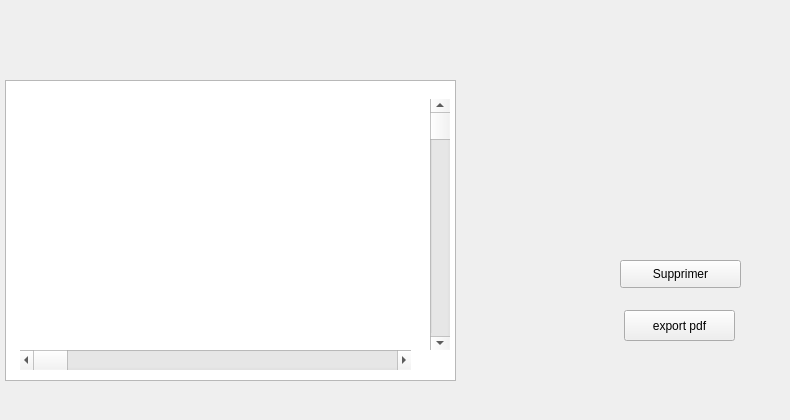
      <widget class="QWidget" name="tab_12">
       <attribute name="title">
        <string>Notification</string>
       </attribute>
       <widget class="QListView" name="listView">
        <property name="geometry">
         <rect>
          <x>5</x>
          <y>80</y>
          <width>451</width>
          <height>301</height>
         </rect>
        </property>
       </widget>
       <widget class="QScrollBar" name="horizontalScrollBar">
        <property name="geometry">
         <rect>
          <x>20</x>
          <y>350</y>
          <width>391</width>
          <height>20</height>
         </rect>
        </property>
        <property name="orientation">
         <enum>Qt::Horizontal</enum>
        </property>
       </widget>
       <widget class="QScrollBar" name="verticalScrollBar">
        <property name="geometry">
         <rect>
          <x>430</x>
          <y>99</y>
          <width>20</width>
          <height>251</height>
         </rect>
        </property>
        <property name="orientation">
         <enum>Qt::Vertical</enum>
        </property>
       </widget>
       <widget class="QLabel" name="label_56">
        <property name="geometry">
         <rect>
          <x>0</x>
          <y>-5</y>
          <width>781</width>
          <height>411</height>
         </rect>
        </property>
        <property name="text">
         <string/>
        </property>
        <property name="pixmap">
         <pixmap>../../../../Desktop/bb.png</pixmap>
        </property>
        <property name="scaledContents">
         <bool>true</bool>
        </property>
       </widget>
       <widget class="QPushButton" name="pushButton_25">
        <property name="geometry">
         <rect>
          <x>620</x>
          <y>260</y>
          <width>121</width>
          <height>28</height>
         </rect>
        </property>
        <property name="text">
         <string>Supprimer</string>
        </property>
       </widget>
       <widget class="QPushButton" name="export_pdfE">
        <property name="geometry">
         <rect>
          <x>624</x>
          <y>310</y>
          <width>111</width>
          <height>31</height>
         </rect>
        </property>
        <property name="text">
         <string>export pdf</string>
        </property>
       </widget>
       <zorder>label_56</zorder>
       <zorder>pushButton_25</zorder>
       <zorder>listView</zorder>
       <zorder>horizontalScrollBar</zorder>
       <zorder>verticalScrollBar</zorder>
       <zorder>export_pdfE</zorder>
      </widget>
